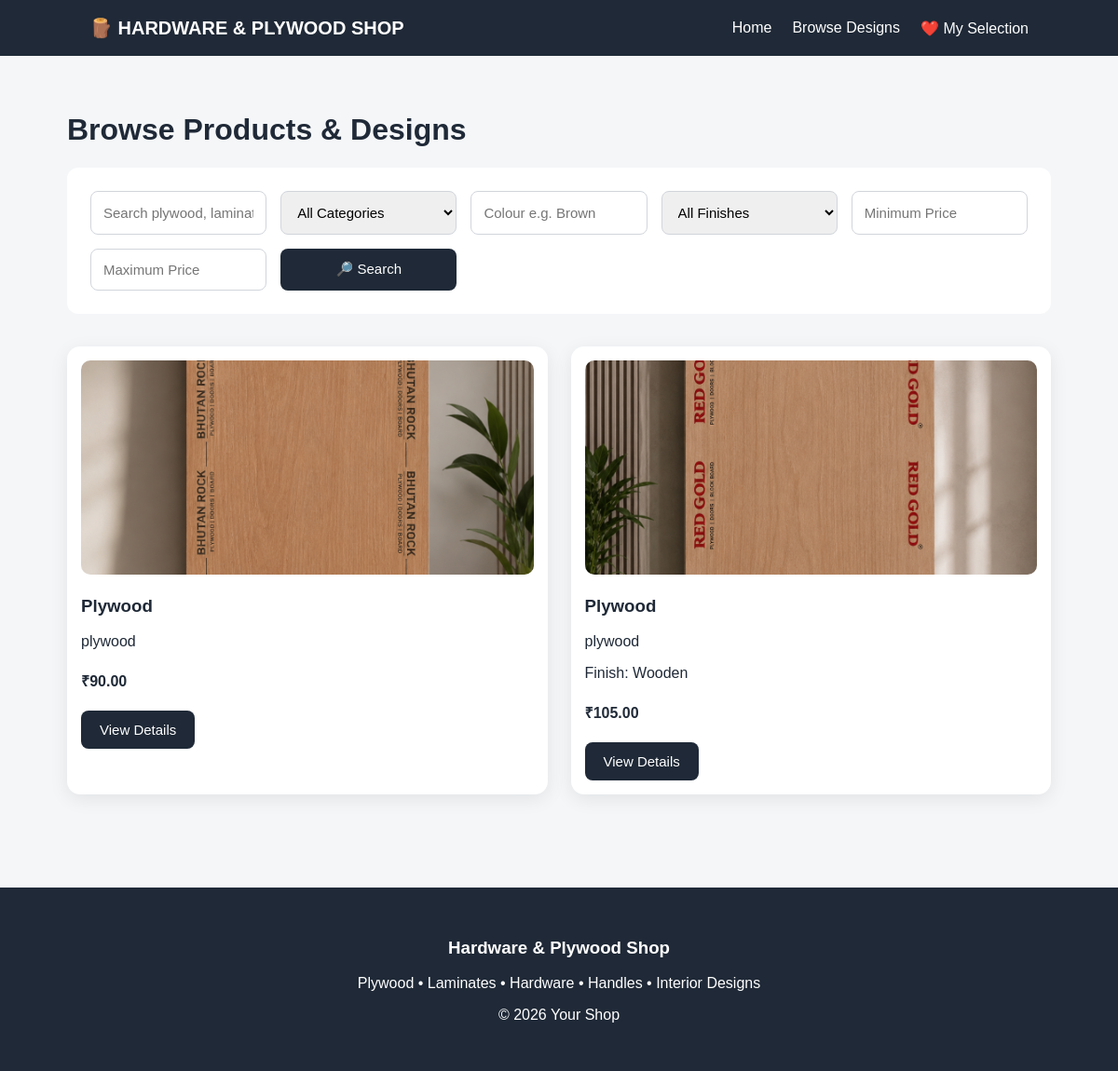
The app's page /products/?category=1 with its own data.
### catalog/models.py (models this page shows, shortened)
class Product(models.Model):
    FINISH_CHOICES = [
        ("Matte", "Matte"),
        ("Glossy", "Glossy"),
        ("Wooden", "Wooden"),
        ("Textured", "Textured"),
        ("Metal", "Metal"),
        ("Other", "Other"),
    ]
    name = models.CharField(
        max_length=200
    )
    category = models.ForeignKey(
        Category,
        on_delete=models.CASCADE,
        related_name="products"
    )
    description = models.TextField(
        blank=True
    )
    brand = models.CharField(
        max_length=100,
        blank=True
    )
    color = models.CharField(
        max_length=100,
        blank=True
    )
    finish = models.CharField(
        max_length=50,
        choices=FINISH_CHOICES,
        blank=True
    )
    thickness = models.CharField(
        max_length=100,
        blank=True
    )
    size = models.CharField(
        max_length=100,
        blank=True
    )
    price = models.DecimalField(
        max_digits=10,
        decimal_places=2,
        blank=True,
        null=True
    )
    image = models.ImageField(
        upload_to="products/"
    )
    available = models.BooleanField(
        default=True
    )
    featured = models.BooleanField(
        default=False
    )
    created_at = models.DateTimeField(
        auto_now_add=True
    )

class Category(models.Model):
    name = models.CharField(
        max_length=100
    )
    image = models.ImageField(
        upload_to="categories/",
        blank=True,
        null=True
    )

### catalog/views.py (the view, shortened to what this page needs)
def products(request):
    product_list = Product.objects.filter(
        available=True
    )
    search = request.GET.get(
        "search",
        ""
    )
    category = request.GET.get(
        "category",
        ""
    )
    color = request.GET.get(
        "color",
        ""
    )
    finish = request.GET.get(
        "finish",
        ""
    )
    min_price = request.GET.get(
        "min_price",
        ""
    )
    max_price = request.GET.get(
        "max_price",
        ""
    )
    if category:
        product_list = product_list.filter(
            category_id=category
        )
    if color:
        product_list = product_list.filter(
            color__icontains=color
        )
    if finish:
        product_list = product_list.filter(
            finish=finish
        )
    if min_price:
        product_list = product_list.filter(
            price__gte=min_price
        )
    if max_price:
        product_list = product_list.filter(
            price__lte=max_price
        )
    categories = Category.objects.all()
    selected_ids = request.session.get(
        "selected_products",
        []
    )
    return render(
        request,
        "catalog/products.html",
        {
            "products": product_list,
            "categories": categories,
            "selection_count": len(selected_ids),
        }
    )

### catalog/templates/catalog/products.html (shortened to what this page needs)
{% extends "catalog/base.html" %}
{% block content %}
<h1>
    Browse Products & Designs
</h1>
<form
    method="GET"
    class="filter-box"
>
    <input
        type="text"
        name="search"
        placeholder="Search plywood, laminate, handle..."
        value="{{ request.GET.search }}"
    >
    <select name="category">
        <option value="">
            All Categories
        </option>
    </select>
    <input
        type="text"
        name="color"
        placeholder="Colour e.g. Brown"
        value="{{ request.GET.color }}"
    >
    <select name="finish">
        <option value="">
            All Finishes
        </option>
    </select>
    <input
        type="number"
        name="min_price"
        placeholder="Minimum Price"
        value="{{ request.GET.min_price }}"
    >
    <input
        type="number"
        name="max_price"
        placeholder="Maximum Price"
        value="{{ request.GET.max_price }}"
    >
    <button
        type="submit"
        class="button"
    >
        🔎 Search
    </button>
</form>
<div class="grid">
{% for product in products %}
<div class="card">
    <img
        src="{{ product.image.url }}"
        alt="{{ product.name }}"
    >
    <h3>
        {{ product.name }}
    </h3>
    <p>
        {{ product.category.name }}
    </p>
    {% if product.finish %}
    <p>
        Finish: {{ product.finish }}
    </p>
    {% endif %}
    {% if product.price %}
    <h4>
        ₹{{ product.price }}
    </h4>
    {% endif %}
    <a
        href="{% url 'product_detail' product.id %}"
        class="button"
    >
        View Details
    </a>
</div>
{% endfor %}
</div>
{% endblock %}

### static/css/style.css (style rules this page uses)
* { box-sizing: border-box; }
body { margin: 0; font-family: Arial, Helvetica, sans-serif; background: #f4f6f8; color: #1f2937; }
a { text-decoration: none; }
img { max-width: 100%; }
.button { display: inline-block; padding: 12px 20px; background: #1f2937; color: white; border: none; border-radius: 8px; cursor: pointer; font-size: 15px; transition: 0.2s; }
.grid { display: grid; grid-template-columns: repeat( auto-fit, minmax(230px, 1fr) ); gap: 25px; }
.card { background: white; padding: 15px; border-radius: 14px; box-shadow: 0 5px 20px rgba( 0, 0, 0, 0.08 ); }
.card img { width: 100%; height: 230px; object-fit: cover; border-radius: 10px; }
.filter-box { background: white; padding: 25px; border-radius: 12px; margin-bottom: 35px; display: grid; grid-template-columns: repeat( auto-fit, minmax(180px, 1fr) ); gap: 15px; }
input, select, textarea { width: 100%; padding: 13px; border: 1px solid #d1d5db; border-radius: 8px; font-size: 15px; }

### records on screen
Product: image (picture), name "Plywood", category.name "plywood", price "90.00"
Product: image (picture), name "Plywood", category.name "plywood", finish "Wooden", price "105.00"
